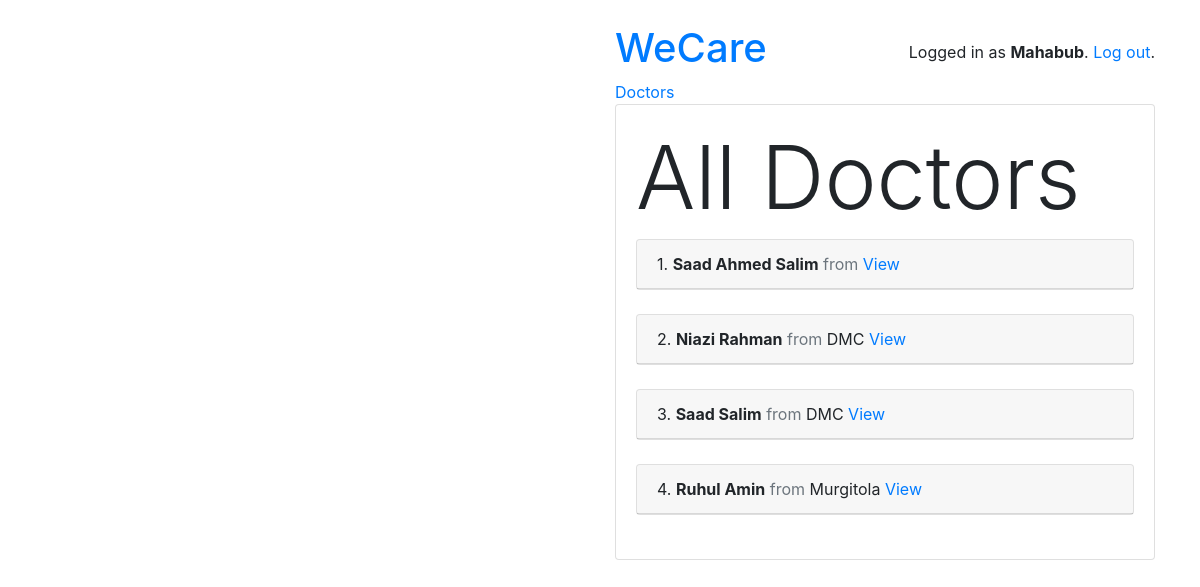
The page /users/doctors/ (signed in) on the database its author committed.
### users/models.py (models this page shows, shortened)
class User(AbstractUser):
    is_doctor = models.BooleanField(default=False)
    is_patient = models.BooleanField(default=False)
    NID = models.CharField(max_length=50, blank=False, null=False)
    email = models.CharField(max_length=100)
    age = models.PositiveIntegerField(null=True, blank=True)
    GENDER_CHOICES = (
        ('M', 'Male'),
        ('F', 'Female'),
    )
    gender = models.CharField(max_length=1, choices=GENDER_CHOICES)

class Doctor(models.Model):
    user = models.OneToOneField(User, on_delete=models.CASCADE, primary_key=True)
    SSC_GPA = models.DecimalField(decimal_places=2, max_digits=5, default=0.0)
    HSC_GPA = models.DecimalField(decimal_places=2, max_digits=5, default=0.0)
    BMDC_RegNo = models.CharField(max_length=100, blank=False, null=False)
    MBBS_Session = models.CharField(max_length=100, blank=False, null=False)
    MBBS_Inst = models.CharField(max_length=100, blank=False, null=False)
    PostGrad_details = models.CharField(max_length=255, blank=True, null=True)

### users/views.py (the view)
# urls.py: path('doctors/', DoctorsListView.as_view(), name='doctor_list'),
class DoctorsListView(ListView):
    model = Doctor
    template_name = 'users/doctor_list.html'

### templates/users/doctor_list.html (shortened to what this page needs)
{% extends 'base.html' %}
{% block content %}
<h4 class="display-2">All Doctors</h4>
  {% for doctor in object_list %}
    <div class="card">
      <div class="card-header">
        <span class='text-weight-bold'> {{forloop.counter}}.</span>
        <span class="font-weight-bold">{{doctor.user.first_name}} {{doctor.user.last_name}}</span>
        <span class="text-muted">from </span>
        {{ doctor.MBBS_Inst }}
        <a href="{% url 'doctor_detail' doctor.pk %}"> View </a>
      </div>
    </div>
    <br />
  {% endfor %}
{% endblock %}

### templates/base.html (shortened to what this page needs)
{% load static %}<!doctype html>
<html lang="en">
<head>
    <link rel="stylesheet" href="https://maxcdn.bootstrapcdn.com/bootstrap/4.0.0/css/bootstrap.min.css">
</head>
<body>
  <div class="container my-4">
  <div class="row justify-content-end align-items-end">
    <div class="col-md-6 col-sm-6">
      <div class="row">
        <div class="col-6">
          <h1 class="logo">
            <a href="{% url 'home' %}">
              WeCare
            </a>
          </h1>
          <a href="{% url 'doctor_list' %}">Doctors</a>
        </div>
        <div class="col-6 text-right">
          {% if user.is_authenticated %}
            <p class="pt-3">Logged in as <strong>{{ user.username }}</strong>. <a href="{% url 'logout' %}">Log out</a>.</p>
          {% else %}
            <a href="{% url 'login' %}" class="btn btn-light" role="button">Log in</a>
            <a href="{% url 'signup' %}" class="btn btn-primary" role="button">Sign up</a>
          {% endif %}
        </div>
      </div>
      <div class="card mb-3">
        <div class="card-body">
          {% block content %}
          {% endblock %}
        </div>
      </div>
    </div>
  </div>
</div>
</body>
</html>

### templates/base.html (style rules this page uses)
body { background-image: url("http://18.188.51.176/wp-content/uploads/2019/01/15102113_isolated-1188036_1920.png"); height: 300%; background-position: left top ; background-repeat: no-repeat; background-size: cover; }

### rows shown on the page
User: username "Mahabub"
Doctor: user.first_name "Saad Ahmed", user.last_name "Salim"
Doctor: user.first_name "Niazi", user.last_name "Rahman", MBBS_Inst "DMC"
Doctor: user.first_name "Saad", user.last_name "Salim", MBBS_Inst "DMC"
Doctor: user.first_name "Ruhul", user.last_name "Amin", MBBS_Inst "Murgitola"
